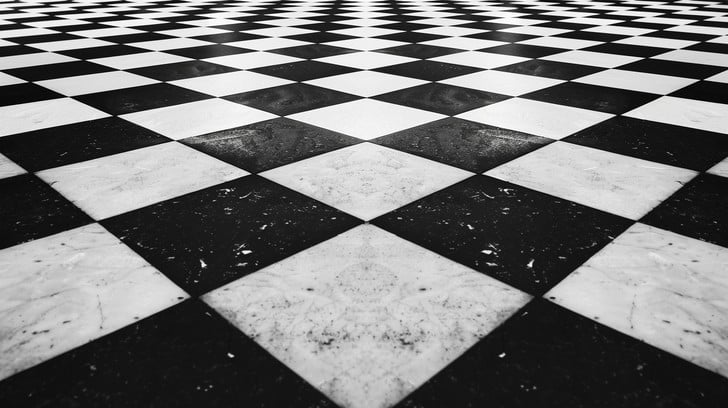
#> input picture home/kabs_d/mast3r/chess.png, 728 x 408 px, found by its file name
$ python corner_detection_and_clustering.py
#> lines starting #> are read from the running program, lines starting #| are printed output that depends on the picture; after the words box and inside, x2 and y2 are one past the last pixel; in counts of white or black regions, pixels touching at a corner belong together
import cv2
import numpy as np
import math

from sklearn.cluster import KMeans


# -----------------------
# Pipeline 2: Shi–Tomasi
# -----------------------
def detect_corners_shitomasi(img):
    gray = cv2.cvtColor(img, cv2.COLOR_BGR2GRAY)
    h, w = gray.shape

    # Initial loose detection (dense everywhere)
    corners = cv2.goodFeaturesToTrack(
        gray,
        maxCorners=2000,        # detect a lot, we will filter
        qualityLevel=0.1,
        minDistance=15          # allow dense before filtering
    )
    if corners is None:
        return []
    corners = corners.reshape(-1, 2)

    # Perspective-aware filtering
    kept = []
    for (x, y) in corners:
        # Normalize Y position (0=top, 1=bottom)
        y_norm = y / h

        # More aggressive scaling: cubic growth + higher base
        min_dist = int(8 + 1000 * (y_norm ** 4))  # near base ≈ 88 px

        # Keep if far enough from already kept points
        if all(np.hypot(x - px, y - py) >= min_dist for (px, py) in kept):
            kept.append((x, y))

    return [(int(x), int(y)) for (x, y) in kept]


from sklearn.neighbors import NearestNeighbors

def filter_outlier_corners(corners, k=5, distance_thresh=2.5):
    """
    corners: np.array of shape (N,2)
    k: number of nearest neighbors to consider
    distance_thresh: multiplier for outlier detection
    """
    if len(corners) < k + 1:
        return corners  # too few points, skip

    nbrs = NearestNeighbors(n_neighbors=k+1, algorithm='kd_tree').fit(corners)
    distances, _ = nbrs.kneighbors(corners)  # distances shape: (N, k+1)
    # ignore distance to self (first column)
    mean_dist = distances[:, 1:].mean(axis=1)
    median_dist = np.median(mean_dist)

    # Keep points within distance_thresh * median
    filtered = corners[mean_dist < distance_thresh * median_dist]
    return filtered

def draw_corners(img, corners, color=(0,0,255), radius=4):
    """
    Draw corners on the image.
    corners: np.array of shape (N,2)
    """
    out = img.copy()
    for (x, y) in corners.astype(int):
        cv2.circle(out, (x, y), radius, color, -1)
    return out
import numpy as np
from sklearn.cluster import DBSCAN

from sklearn.cluster import DBSCAN
from sklearn.neighbors import NearestNeighbors
import numpy as np

def estimate_vp_slope(corners, min_segments=5, slope_eps=0.1):
    pts = corners.copy()
    segments = []

    # Create segments to nearest neighbors
    nbrs = NearestNeighbors(n_neighbors=2).fit(pts)
    _, idxs = nbrs.kneighbors(pts)

    for i, neighbors in enumerate(idxs):
        p1 = pts[i]
        for j in neighbors[1:]:
            p2 = pts[j]
            dy = p2[1] - p1[1]
            dx = p2[0] - p1[0]
            if abs(dy) < 1e-3: continue
            slope = dx/dy
            segments.append((p1, p2, slope))

    if not segments: # Added check in case no segments are created
        print("Warning: No segments found to estimate vanishing point.")
        # Return a default VP at the top center of the image
        # This requires image dimensions, which we don't have here.
        # A high-level generic default can be an array of zeros or a specific point.
        # For now, let's return a point far away. A better approach would be passing image width.
        return np.array([500, -1000]) # A generic distant point

    slopes = np.array([s for _,_,s in segments]).reshape(-1,1)
    clustering = DBSCAN(eps=slope_eps, min_samples=min_segments).fit(slopes)
    labels = clustering.labels_

    # --- MODIFIED SECTION START ---
    valid_clusters = set(labels) - {-1}
    if not valid_clusters:
        print("Warning: DBSCAN found no valid clusters for the vanishing point.")
        # Return a default VP (e.g., top center, though we don't have image width)
        # We can calculate an approximate center from the corners themselves
        x_mean = np.mean(corners[:, 0])
        return np.array([x_mean, 0]) # Default to top-center of the corner cluster
    # --- MODIFIED SECTION END ---

    # Select largest cluster
    best_cluster = max(valid_clusters, key=lambda l: np.sum(labels==l))
    cluster_segments = [seg for seg, l in zip(segments, labels) if l == best_cluster]

    # Solve intersection of cluster segments
    A, B = [], []
    for p1, p2, _ in cluster_segments:
        a = p2[1]-p1[1]; b = p1[0]-p2[0]; c = a*p1[0]+b*p1[1]
        if a!=0 or b!=0:
            A.append([a,b])
            B.append([c])

    if not A: # Added another check in case cluster_segments is empty
        print("Warning: No valid lines in the best cluster to estimate vanishing point.")
        x_mean = np.mean(corners[:, 0])
        return np.array([x_mean, 0])

    A = np.array(A); B = np.array(B)
    vp, _, _, _ = np.linalg.lstsq(A,B,rcond=None)
    return vp.flatten()


def draw_perspective_grid_slope(img, corners, n_rows=11, color=(0,255,0), thickness=2):
    """
    Draw perspective grid using slope-based vanishing point estimation.
    Horizontal lines: clustered by y-coordinate (KMeans)
    Vertical lines: converge toward vanishing point estimated by slope clustering
    """
    img_out = img.copy()
    h, w = img.shape[:2]

    # --- ADDED THIS CHECK ---
    # Ensure we don't ask for more clusters than we have points
    if len(corners) < n_rows:
        print(f"Warning: Only found {len(corners)} corners, reducing n_rows from {n_rows} to {len(corners)}")
        n_rows = len(corners)

    # If there are too few points to form lines, return the image
    if n_rows < 2:
        print("Warning: Too few corners to draw a grid. Skipping.")
        return img_out
    # --- END OF CHECK ---

    # ---- Horizontal lines ----
    y_coords = corners[:, 1].reshape(-1, 1)
    # The 'n_init' argument is added to avoid a future warning in scikit-learn
    kmeans_rows = KMeans(n_clusters=n_rows, random_state=0, n_init=10).fit(y_coords)
    row_centers = kmeans_rows.cluster_centers_.flatten()
    sorted_row_indices = np.argsort(row_centers)

    for r_idx in sorted_row_indices:
        pts = corners[kmeans_rows.labels_ == r_idx]
        if len(pts) < 2:
            continue
        vx, vy, x0, y0 = cv2.fitLine(
            pts.astype(np.float32), cv2.DIST_L2, 0, 0.01, 0.01
        )
        vx, vy, x0, y0 = vx[0], vy[0], x0[0], y0[0]
        if abs(vx) < 1e-6: vx = 1e-6  # avoid divide-by-zero
        left_y = int((-x0*vy/vx) + y0)
        right_y = int(((w-1 - x0)*vy/vx) + y0)
        cv2.line(img_out, (0, left_y), (w-1, right_y), color, thickness)

    # ---- Vertical lines (perspective-aware using slope-based VP) ----
    vp = estimate_vp_slope(corners)
    # The rest of the function remains the same...
    # (The following code is identical to your original script)
    vertical_pts = corners.copy()
    directions = vertical_pts - vp
    angles = np.arctan2(directions[:,1], directions[:,0])
    angle_thresh = np.deg2rad(5)
    used = np.zeros(len(vertical_pts), dtype=bool)

    clusters = []
    for i, angle_i in enumerate(angles):
        if used[i]:
            continue
        cluster_idx = [i]
        for j in range(i+1, len(angles)):
            if abs(angle_i - angles[j]) < angle_thresh:
                cluster_idx.append(j)
        pts_cluster = vertical_pts[cluster_idx]
        used[cluster_idx] = True
        clusters.append(pts_cluster)

    # Draw lines for each cluster toward VP
    for pts_cluster in clusters:
        mean_pt = pts_cluster.mean(axis=0)
        dir_vec = vp - mean_pt
        norm_dir = np.linalg.norm(dir_vec)
        if norm_dir < 1e-3:
            continue
        dir_vec /= norm_dir
        t = max(h, w) * 2
        p_start = mean_pt - t * dir_vec
        p_end = mean_pt + t * dir_vec
        cv2.line(
            img_out,
            tuple(np.round(p_start).astype(int)),
            tuple(np.round(p_end).astype(int)),
            color,
            thickness
        )

    return img_out


if __name__ == "__main__":
    image_path = "/home/kabs_d/mast3r/chess.png"
    img = cv2.imread(image_path)
#> img is the input picture: shape (408, 728, 3); mean B, G, R 119.1, 119.1, 119.1
    if img is None:
        raise FileNotFoundError(f"Could not load image from {image_path}")

    # -----------------------
    # Step 0: Detect Shi–Tomasi corners
    # -----------------------
    corners2 = detect_corners_shitomasi(img)
#> in detect_corners_shitomasi, `corners = cv2.goodFeaturesToTrack( gray, maxCorners=2000,`: corners = 188 rows, first 8: [242, 251], [491, 251], [205, 265], [504, 190], [528, 265], [230, 190], [228, 354], [504, 354]
#> in detect_corners_shitomasi, `corners = corners.reshape(-1, 2)`: corners = 188 pairs, first value 1 to 722, second value 1 to 387
#> the loop in detect_corners_shitomasi, `for (x, y) in corners:` made 188 passes
#> (x, y, y_norm, min_dist) on passes 1 to 3: (242, 251, 0.615, 151), (491, 251, 0.615, 151), (205, 265, 0.65, 185)
#> after the loop in detect_corners_shitomasi, `for (x, y) in corners:`: kept = 112 pairs, first value 1 to 722, second value 1 to 251
#> corners2 has the same summary as kept in detect_corners_shitomasi


    shi_pts = np.array(corners2, dtype=np.float32)
#> shi_pts has the same summary as kept in detect_corners_shitomasi

    shi_pts_filtered = filter_outlier_corners(shi_pts)
#> in filter_outlier_corners, `distances, _ = nbrs.kneighbors(corners)`: distances = 112 rows, first 6: [0, 62.17, 86.61, 120.3, 130.7, 141.4], [0, 62.37, 99.62, 120.3, 128.5, 130.7], [0, 59.21, 62.37, 75.07, 89.31, 93.43], [0, 59.08, 62.17, 75.82, 87.48, 91.61], [0, 46.27, 50.7, 58.82, 60.01, 64.5], [0, 47.52, 51.08, 56.22, 60.42, 63.51]
#> in filter_outlier_corners, `mean_dist = distances[:, 1:].mean(axis=1)`: mean_dist = 112 values, max 108.8 at index 27, min 18.99 at index 37, mean 37.6
#> in filter_outlier_corners, `median_dist = np.median(mean_dist)`: median_dist = 30.29
#> in filter_outlier_corners, `filtered = corners[mean_dist < distance_thresh * median_dist]`: filtered = 105 pairs, first value 1 to 722, second value 1 to 190
#> shi_pts_filtered has the same summary as filtered in filter_outlier_corners
    img_corners = draw_corners(img, shi_pts_filtered, color=(0,0,255))
#> the loop in draw_corners, `for (x, y) in corners.astype(int):` made 105 passes
#> (x, y) on passes 1 to 12: (230, 190), (118, 116), (615, 115), (704, 79), (33, 82), (173, 140), (697, 20), (284, 116), (454, 116), (86, 60), (560, 140), (706, 41)
#> after the loop in draw_corners, `for (x, y) in corners.astype(int):`:
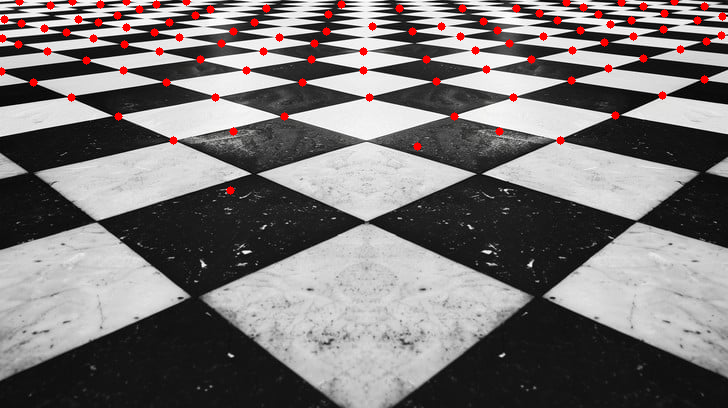
#> out: shape (408, 728, 3); 1.7% of pixels changed, all inside (x1, y1, x2, y2) = (0, 0, 727, 195)
# Draw perspective grid using filtered points
    grid_img = draw_perspective_grid_slope(img_corners, shi_pts_filtered)
#> in draw_perspective_grid_slope, `y_coords = corners[:, 1].reshape(-1, 1)`: y_coords = 105 values, max 190 at index 0, min 1 at index 15, mean 45.79
#> in draw_perspective_grid_slope, `row_centers = kmeans_rows.cluster_centers_.flatten()`: row_centers = [54.38, 18.12, 115.8, 137.6, 39.53, 4.75, 81, 190, 29, 96.6, 69.67]
#> in draw_perspective_grid_slope, `sorted_row_indices = np.argsort(row_centers)`: sorted_row_indices = [5, 1, 8, 4, 0, 10, 6, 9, 2, 3, 7]
#> the loop in draw_perspective_grid_slope, `for r_idx in sorted_row_indices:` made 11 passes
#> (r_idx, vy, x0, y0, left_y, right_y) on passes 1, 3, 5, 6, 8, 10: (5, 0.00197, 341.6, 4.75, 4, 5), (8, -0.00398, 348, 29, 30, 27), (0, -0.00283, 365.8, 54.38, 55, 53), (10, -0.00425, 304.5, 69.67, 70, 67), (9, -0.0027, 366, 96.6, 97, 95), (3, 0.00384, 376.4, 137.6, 136, 138)
#> (vy, x0, y0, left_y, right_y) on passes 2, 4, 7: (-0.00495, 362.1, 18.12, 19, 16), (-0.00405, 360.4, 39.53, 40, 38), (-0.00468, 368.7, 81, 82, 79)
#> after the loop in draw_perspective_grid_slope, `for r_idx in sorted_row_indices:`:
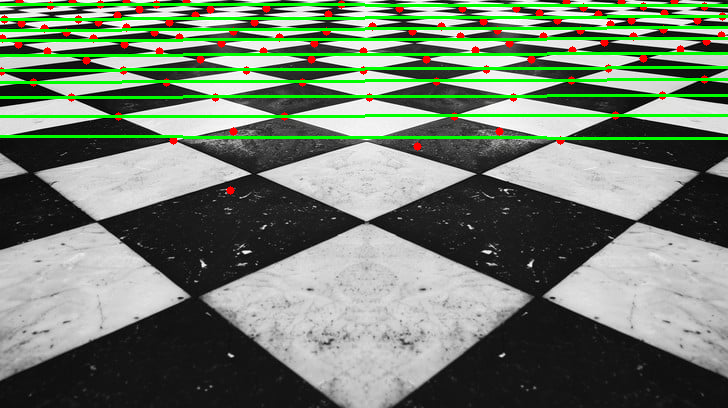
#> img_out: shape (408, 728, 3); 7.35% of pixels changed, all inside (x1, y1, x2, y2) = (0, 3, 728, 140)
#> in estimate_vp_slope, `pts = corners.copy()`: pts has the same summary as filtered in filter_outlier_corners
#> in estimate_vp_slope, `_, idxs = nbrs.kneighbors(pts)`: idxs = 105 pairs, first value 0 to 104, second value 2 to 102
#> the loop in estimate_vp_slope, `for i, neighbors in enumerate(idxs):` made 105 passes
#> (neighbors, p1) on passes 1 to 12: ([0, 94], [230, 190]), ([1, 58], [118, 116]), ([2, 35], [615, 115]), ([3, 11], [704, 79]), ([4, 102], [33, 82]), ([5, 19], [173, 140]), ([6, 38], [697, 20]), ([7, 23], [284, 116]), ([8, 44], [454, 116]), ([9, 71], [86, 60]), ([10, 2], [560, 140]), ([11, 28], [706, 41])
#> after the loop in estimate_vp_slope, `for i, neighbors in enumerate(idxs):`: segments = 105 items, first 6: ([230, 190], [233, 131], -0.0508), ([118, 116], [123, 70], -0.109), ([615, 115], [608, 68], 0.149), ([704, 79], [706, 41], -0.0526), ([33, 82], [1, 71], 2.91), ([173, 140], [166, 82], 0.121)
#> in estimate_vp_slope, `slopes = np.array([s for _,_,s in segments]).reshape(-1,1)`: slopes = 105 values, max 5.5 at index 80, min -5.5 at index 24, mean 0.155
#> in estimate_vp_slope, `labels = clustering.labels_`: labels = 105 values, max 5 at index 57, min -1 at index 4, mean 1
#> in estimate_vp_slope, `valid_clusters = set(labels) - {-1}`: valid_clusters = 6 items
#> in estimate_vp_slope, `best_cluster = max(valid_clusters, key=lambda l: np.sum(labels==l))`: best_cluster = 0
#> in estimate_vp_slope, `cluster_segments = [seg for seg, l in zip(segments, labels) if l == be..`: cluster_segments = 23 items, first 6: ([230, 190], [233, 131], -0.0508), ([118, 116], [123, 70], -0.109), ([615, 115], [608, 68], 0.149), ([704, 79], [706, 41], -0.0526), ([173, 140], [166, 82], 0.121), ([663, 29], [664, 13], -0.0625)
#> the loop in estimate_vp_slope, `for p1, p2, _ in cluster_segments:` made 23 passes
#> (p1, p2, a, b, c) on passes 1 to 12: ([230, 190], [233, 131], -59, -3, -14140), ([118, 116], [123, 70], -46, -5, -6008), ([615, 115], [608, 68], -47, 7, -28100), ([704, 79], [706, 41], -38, -2, -26910), ([173, 140], [166, 82], -58, 7, -9054), ([663, 29], [664, 13], -16, -1, -10637), ([571, 80], [572, 50], -30, -1, -17210), ([19, 1], [21, 23], 22, -2, 416), ([166, 82], [159, 51], -31, 7, -4572), ([631, 20], [633, 36], 16, -2, 10056), ([608, 68], [604, 42], -26, 4, -15536), ([633, 36], [631, 20], -16, 2, -10056)
#> after the loop in estimate_vp_slope, `for p1, p2, _ in cluster_segments:`: A = [[-59, -3], [-46, -5], [-47, 7], [-38, -2], [-58, 7], [-16, -1], [-30, -1], [22, -2], [-31, 7], [16, -2], [-26, 4], [-16, 2], [-16, -3], [-17, -2], [-23, 3], [-26, -1], [18, 2], [-27, 6], [-19, 5], [19, 1], [-19, 0], [16, 3], [19, 0]]; B = [[-14140], [-6008], [-28100], [-26910], [-9054], [-10637], [-17210], [416], [-4572], [10056], [-15536], [-10056], [-5153], [-2196], [-928], [-3268], [1808], [-9381], [-2766], [13734], [-6897], [5153], [6897]]
#> in estimate_vp_slope, `A = np.array(A)`: A = 23 rows, first 8: [-59, -3], [-46, -5], [-47, 7], [-38, -2], [-58, 7], [-16, -1], [-30, -1], [22, -2]
#> in estimate_vp_slope, `B = np.array(B)`: B = 23 values, max 13734 at index 19, min -28100 at index 2, mean -5858.6
#> in estimate_vp_slope, `vp, _, _, _ = np.linalg.lstsq(A,B,rcond=None)`: vp = [318.9, -60.58]
#> in draw_perspective_grid_slope, `vertical_pts = corners.copy()`: vertical_pts has the same summary as filtered in filter_outlier_corners
#> in draw_perspective_grid_slope, `directions = vertical_pts - vp`: directions = 105 pairs, first value -317.9 to 403.1, second value 61.58 to 250.6
#> in draw_perspective_grid_slope, `angles = np.arctan2(directions[:,1], directions[:,0])`: angles = 105 values, max 2.94 at index 15, min 0.171 at index 38, mean 1.48
#> the loop in draw_perspective_grid_slope, `for i, angle_i in enumerate(angles):` made 105 passes
#> angle_i on passes 10, 12, 13, 14, 15, 17, 19, 20, 21, 22, 24, 25: 2.66, 0.257, 0.426, 0.255, 0.509, 2.87, 0.351, 2.39, 0.335, 0.253, 1.69, 2.9
#> (angle_i, pts_cluster) on passes 1, 2, 6, 8, 9, 46: (1.91, [[230, 190], [279, 37], [233, 131]]), (2.42, [[118, 116], [166, 82], [200, 59]]), (2.2, [[173, 140], [215, 97], [266, 8], [254, 22]]), (1.77, [[284, 116], [302, 82]]), (0.918, [[454, 116], [436, 81], [426, 59]]), (1.64, [[311, 59], [314, 43]])
#> after the loop in draw_perspective_grid_slope, `for i, angle_i in enumerate(angles):`: clusters = 22 items
#> the loop in draw_perspective_grid_slope, `for pts_cluster in clusters:` made 22 passes
#> (pts_cluster, mean_pt, dir_vec, norm_dir, p_start, p_end) on passes 1, 2, 6, 8, 9: ([[230, 190], [279, 37], [233, 131]], [247.3, 119.3], [0.37, -0.929], 193.6, [-290.7, 1472.3], [785.4, -1233.6]), ([[118, 116], [166, 82], [200, 59]], [161.3, 85.67], [0.733, -0.68], 215, [-905.8, 1076.2], [1228.5, -904.9]), ([[173, 140], [215, 97], [266, 8], [254, 22]], [227, 66.75], [0.585, -0.811], 157, [-625, 1247.4], [1079, -1113.9]), ([[284, 116], [302, 82]], [293, 99], [0.16, -0.987], 161.7, [59.85, 1536.2], [526.2, -1338.2]), ([[454, 116], [436, 81], [426, 59]], [438.7, 85.33], [-0.634, -0.773], 188.8, [1362.5, 1210.7], [-485.2, -1040])
#> (mean_pt, dir_vec, norm_dir, p_start, p_end) on passes 3, 4, 5, 7, 10, 11: ([509.1, 51.11], [-0.862, -0.506], 220.6, [1764.7, 788.3], [-746.5, -686.1]), ([603.3, 41.47], [-0.941, -0.338], 302.1, [1973.7, 533.2], [-767.2, -450.3]), ([114.2, 37.25], [0.902, -0.431], 226.9, [-1199.5, 665], [1427.9, -590.5]), ([655.2, 17.81], [-0.974, -0.227], 345.3, [2073.2, 348.3], [-762.8, -312.7]), ([469.4, 60.14], [-0.78, -0.626], 193, [1605.3, 971], [-666.5, -850.7]), ([44.33, 8.83], [0.969, -0.245], 283.2, [-1367.3, 365.7], [1455.9, -348])
#> after the loop in draw_perspective_grid_slope, `for pts_cluster in clusters:`:
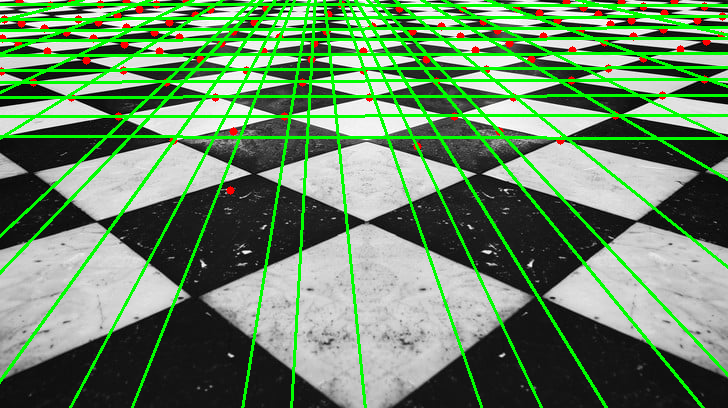
#> img_out: shape (408, 728, 3); 7.23% of pixels changed, all inside (x1, y1, x2, y2) = (0, 0, 728, 408)
    cv2.imwrite("perspective_grid_filtered1.jpg", grid_img)
